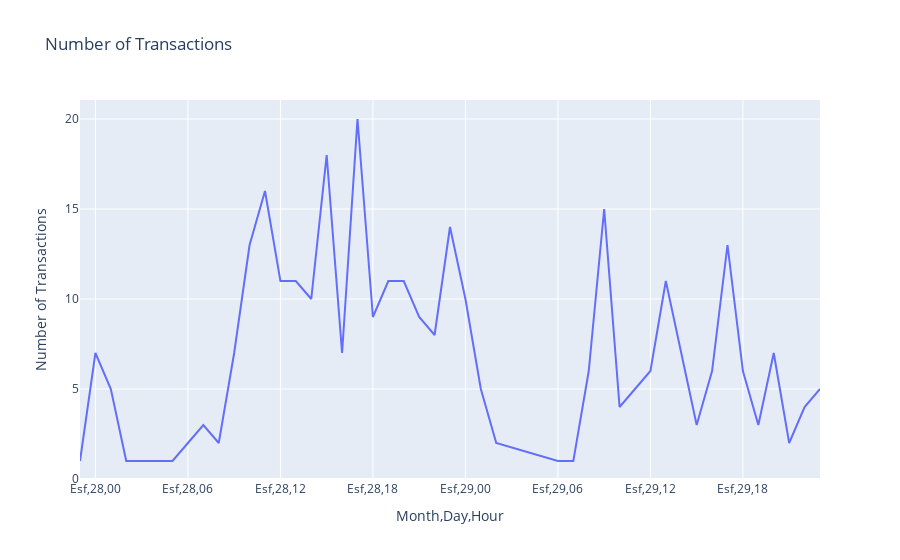
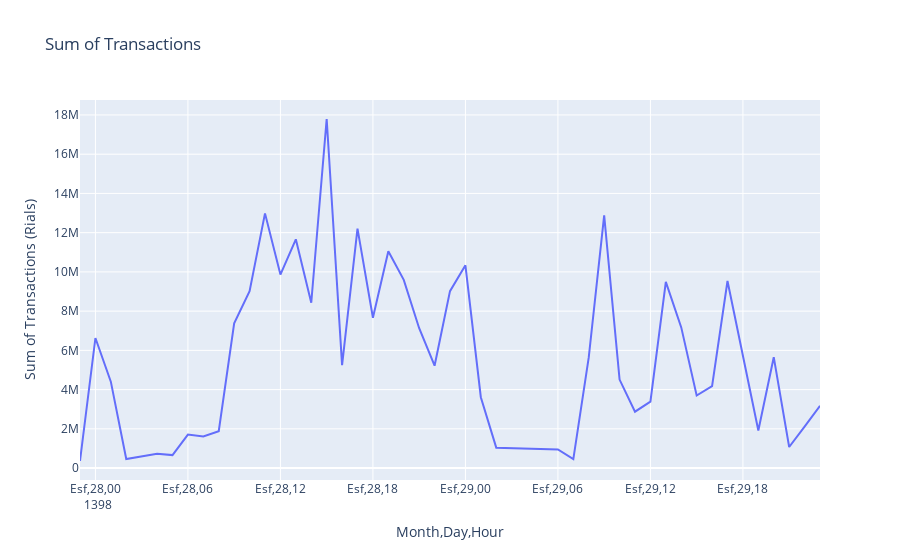

These figures' notebook cell, in order:
### Markdown cell above
### 2)

### Code cell
# sum and count of last 48 hours
transaction_48_hours = transaction_3_months[transaction_3_months['DateTime'] >= last_date - pd.Timedelta(hours=48)]
# groupby date and hours
transactions_per_days_and_hours = transaction_48_hours.groupby(by=[transaction_48_hours['DateTime'].dt.date, transaction_48_hours['DateTime'].dt.hour])

transactions_per_hours_count = transactions_per_days_and_hours.count()
transactions_per_hours_sum = transactions_per_days_and_hours.sum()

multi_index = list(transactions_per_hours_count.index)
index = list(map(lambda x: pd.to_datetime(x[0]) + datetime.timedelta(hours=x[1]), multi_index))
transactions_per_hours_count.index = index

multi_index = list(transactions_per_hours_sum.index)
index = list(map(lambda x: pd.to_datetime(x[0]) + datetime.timedelta(hours=x[1]), multi_index))
transactions_per_hours_sum.index = index

fig = go.Figure()
fig.add_trace(go.Scatter(x=list(transactions_per_hours_count.index), y=list(transactions_per_hours_count['UserID'])))
fig.update_layout(title_text="Number of Transactions")
fig.update_xaxes(title_text="Month,Day,Hour")
fig.update_yaxes(title_text="Number of Transactions")
fig.update_xaxes(calendar='jalali', tickformat="%b,%d,%H")
fig.show()

fig = go.Figure()
fig.add_trace(go.Scatter(x=list(transactions_per_hours_sum.index), y=list(transactions_per_hours_sum['Paid Amount'])))
fig.update_layout(title_text="Sum of Transactions")
fig.update_xaxes(title_text="Month,Day,Hour")
fig.update_yaxes(title_text="Sum of Transactions (Rials)")
fig.update_xaxes(calendar='jalali', tickformat="%b,%d,%H\n\n\n%Y")
fig.show()

### Figure 1 — Plotly figure (JSON) as saved in the notebook; plotly's stock layout.template omitted (floating-point values rounded to 4 significant figures)
{"data": [{"type": "scatter", "x": ["2020-03-17T23:00:00", "2020-03-18T00:00:00", "2020-03-18T01:00:00", "2020-03-18T02:00:00", "2020-03-18T04:00:00", "2020-03-18T05:00:00", "2020-03-18T06:00:00", "2020-03-18T07:00:00", "2020-03-18T08:00:00", "2020-03-18T09:00:00", "2020-03-18T10:00:00", "2020-03-18T11:00:00", "2020-03-18T12:00:00", "2020-03-18T13:00:00", "2020-03-18T14:00:00", "2020-03-18T15:00:00", "2020-03-18T16:00:00", "2020-03-18T17:00:00", "2020-03-18T18:00:00", "2020-03-18T19:00:00", "2020-03-18T20:00:00", "2020-03-18T21:00:00", "2020-03-18T22:00:00", "2020-03-18T23:00:00", "2020-03-19T00:00:00", "2020-03-19T01:00:00", "2020-03-19T02:00:00", "2020-03-19T06:00:00", "2020-03-19T07:00:00", "2020-03-19T08:00:00", "2020-03-19T09:00:00", "2020-03-19T10:00:00", "2020-03-19T11:00:00", "2020-03-19T12:00:00", "2020-03-19T13:00:00", "2020-03-19T14:00:00", "2020-03-19T15:00:00", "2020-03-19T16:00:00", "2020-03-19T17:00:00", "2020-03-19T18:00:00", "2020-03-19T19:00:00", "2020-03-19T20:00:00", "2020-03-19T21:00:00", "2020-03-19T22:00:00", "2020-03-19T23:00:00"], "y": [1, 7, 5, 1, 1, 1, 2, 3, 2, 7, 13, 16, 11, 11, 10, 18, 7, 20, 9, 11, 11, 9, 8, 14, 10, 5, 2, 1, 1, 6, 15, 4, 5, 6, 11, 7, 3, 6, 13, 6, 3, 7, 2, 4, 5]}], "layout": {"title": {"text": "Number of Transactions"}, "xaxis": {"calendar": "jalali", "tickformat": "%b,%d,%H", "title": {"text": "Month,Day,Hour"}}, "yaxis": {"title": {"text": "Number of Transactions"}}}}

### Figure 2 — Plotly figure (JSON) as saved in the notebook; plotly's stock layout.template omitted (floating-point values rounded to 4 significant figures)
{"data": [{"type": "scatter", "x": ["2020-03-17T23:00:00", "2020-03-18T00:00:00", "2020-03-18T01:00:00", "2020-03-18T02:00:00", "2020-03-18T04:00:00", "2020-03-18T05:00:00", "2020-03-18T06:00:00", "2020-03-18T07:00:00", "2020-03-18T08:00:00", "2020-03-18T09:00:00", "2020-03-18T10:00:00", "2020-03-18T11:00:00", "2020-03-18T12:00:00", "2020-03-18T13:00:00", "2020-03-18T14:00:00", "2020-03-18T15:00:00", "2020-03-18T16:00:00", "2020-03-18T17:00:00", "2020-03-18T18:00:00", "2020-03-18T19:00:00", "2020-03-18T20:00:00", "2020-03-18T21:00:00", "2020-03-18T22:00:00", "2020-03-18T23:00:00", "2020-03-19T00:00:00", "2020-03-19T01:00:00", "2020-03-19T02:00:00", "2020-03-19T06:00:00", "2020-03-19T07:00:00", "2020-03-19T08:00:00", "2020-03-19T09:00:00", "2020-03-19T10:00:00", "2020-03-19T11:00:00", "2020-03-19T12:00:00", "2020-03-19T13:00:00", "2020-03-19T14:00:00", "2020-03-19T15:00:00", "2020-03-19T16:00:00", "2020-03-19T17:00:00", "2020-03-19T18:00:00", "2020-03-19T19:00:00", "2020-03-19T20:00:00", "2020-03-19T21:00:00", "2020-03-19T22:00:00", "2020-03-19T23:00:00"], "y": [360000, 6630000, 4404500, 460000, 730000, 660000, 1705500, 1610000, 1882000, 7381800, 9020200, 12983000, 9862500, 11662000, 8425000, 17794200, 5249500, 12203900, 7664500, 11050000, 9594400, 7130000, 5216250, 9018000, 10334500, 3613600, 1040000, 950000, 460000, 5639000, 12880500, 4511000, 2872950, 3390000, 9491500, 7170800, 3698500, 4181000, 9535500, 5703000, 1913600, 5652600, 1073600, 2115000, 3172400]}], "layout": {"title": {"text": "Sum of Transactions"}, "xaxis": {"calendar": "jalali", "tickformat": "%b,%d,%H\n\n\n%Y", "title": {"text": "Month,Day,Hour"}}, "yaxis": {"title": {"text": "Sum of Transactions (Rials)"}}}}
